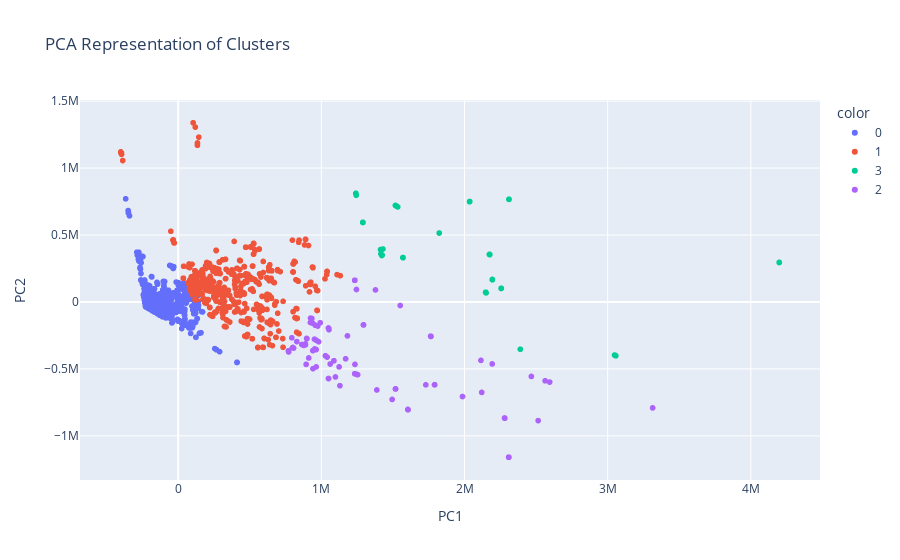

Notebook code for this chart:
### Code cell
# Create scatter plot of `PC2` vs `PC1`
fig = px.scatter(data_frame=X_pca,
                 x='PC1',
                 y='PC2',
                 color=labels.astype(str),
                 title="PCA Representation of Clusters",
                )

fig.update_layout(xaxis_title='PC1',yaxis_title='PC2')

fig.show()
